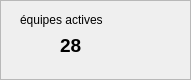
             <widget class="QFrame" name="frame_2">
              <property name="geometry">
               <rect>
                <x>210</x>
                <y>120</y>
                <width>191</width>
                <height>80</height>
               </rect>
              </property>
              <property name="frameShape">
               <enum>QFrame::Shape::StyledPanel</enum>
              </property>
              <property name="frameShadow">
               <enum>QFrame::Shadow::Raised</enum>
              </property>
              <widget class="QLabel" name="label_8">
               <property name="geometry">
                <rect>
                 <x>20</x>
                 <y>10</y>
                 <width>111</width>
                 <height>20</height>
                </rect>
               </property>
               <property name="text">
                <string>équipes actives</string>
               </property>
              </widget>
              <widget class="QLabel" name="label_9">
               <property name="geometry">
                <rect>
                 <x>60</x>
                 <y>30</y>
                 <width>31</width>
                 <height>31</height>
                </rect>
               </property>
               <property name="text">
                <string>&lt;html&gt;&lt;head/&gt;&lt;body&gt;&lt;p&gt;&lt;span style=" font-size:14pt; font-weight:700;"&gt;28&lt;/span&gt;&lt;/p&gt;&lt;/body&gt;&lt;/html&gt;</string>
               </property>
              </widget>
              <widget class="QLabel" name="label_7">
               <property name="geometry">
                <rect>
                 <x>10</x>
                 <y>30</y>
                 <width>41</width>
                 <height>31</height>
                </rect>
               </property>
               <property name="text">
                <string />
               </property>
               <property name="pixmap">
                <pixmap resource="ressources.qrc">:/new/prefix1/IMAGES/WhatsApp_Image_2026-10-04_at_7.05.42_PM-removebg-preview.png</pixmap>
               </property>
               <property name="scaledContents">
                <bool>true</bool>
               </property>
              </widget>
             </widget>
